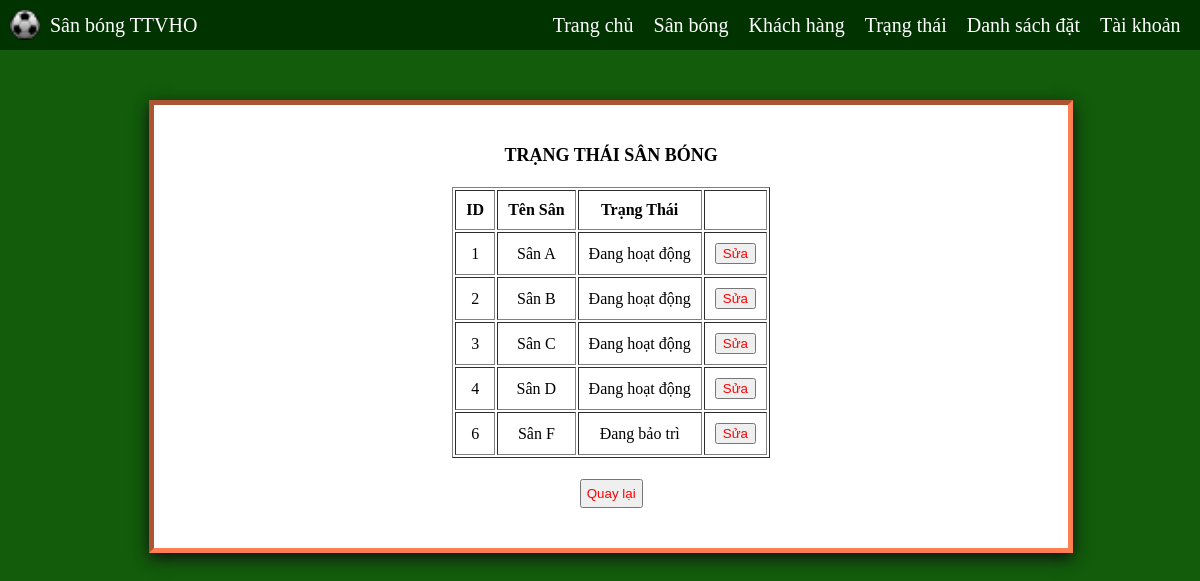
Page /status_admin.php on the earlier database version.
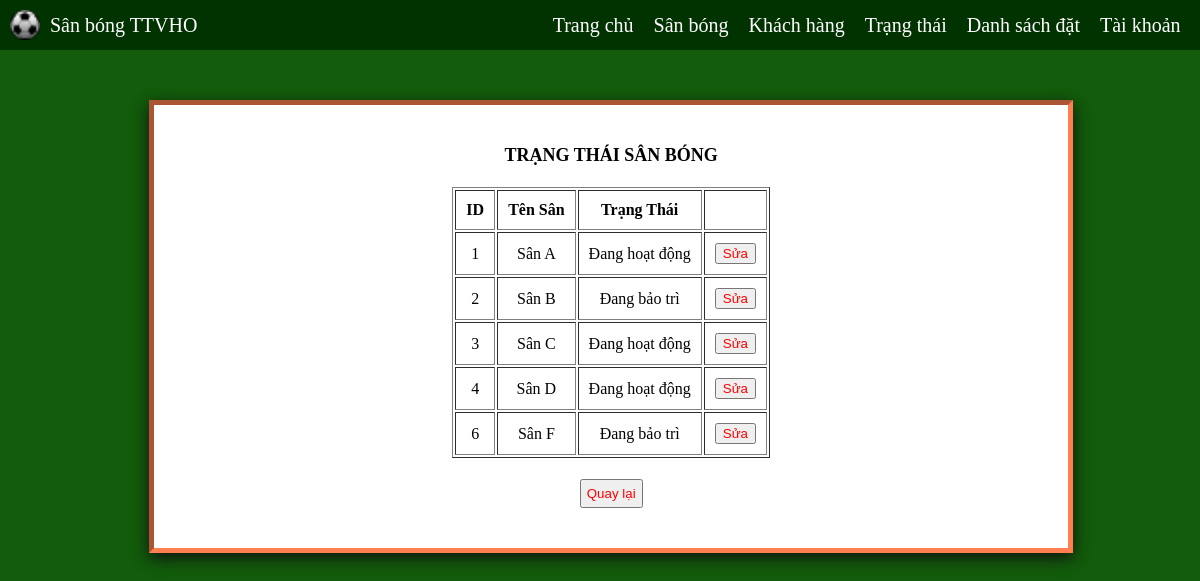
Same page on the later database version.
### tables this page shows
CREATE TABLE `sanbong` (
  `ID` int(5) NOT NULL,
  `TenSan` text NOT NULL,
  `AnhSan` longblob NOT NULL,
  `LoaiSan` varchar(30) NOT NULL,
  `Gia` int(6) NOT NULL,
  `DiaDiem` text NOT NULL,
  `MoTa` text NOT NULL,
  `TrangThai` bit(1) NOT NULL
);

### status_admin.php (the view, shortened to what this page needs)
<?php
	include("header_admin.php");
?>
<body>
    <div class="status-div">
        <b>TRẠNG THÁI SÂN BÓNG <span id='tieudetime'></span></b><br />
        <br>
        <table class="table-status" border="1">
            <thead>
                <tr>
                    <th>ID</th>
                    <th>Tên Sân</th>
                    <th>Trạng Thái</th>
                    <th></th>
                </tr>
            </thead>
            <tbody>
                <?php
                $sql_tt = "SELECT ID,TenSan,
                        IF(TrangThai = 1, 'Đang hoạt động', 'Đang bảo trì') AS TrangThai
                        FROM sanbong";
                $result_tt = mysqli_query($conn, $sql_tt);
                while ($row = mysqli_fetch_assoc($result_tt)) {
                    echo '<form action="edit_trangthai.php" method= "POST" id="add-form">';
                    echo '<tr>';
                    echo '<td>' . $row['ID'] . '</td>';
                    echo '<td>' . $row['TenSan'] . '</td>';
                    echo '<td>' . $row['TrangThai'] . '</td>';
                    echo '<td><input class="btn" type ="submit" name="suatt['.$row['ID'].']" value="Sửa"></td>';
                    echo '</tr>';
                }
                ?>
            </tbody>
        </table>
        <br>
        <button><a href="home.php">Quay lại</a></button>
    </div>
</body>

Differences in the rows shown:
changed sanbong "Sân B": TrangThai "Đang hoạt động" → "Đang bảo trì"
